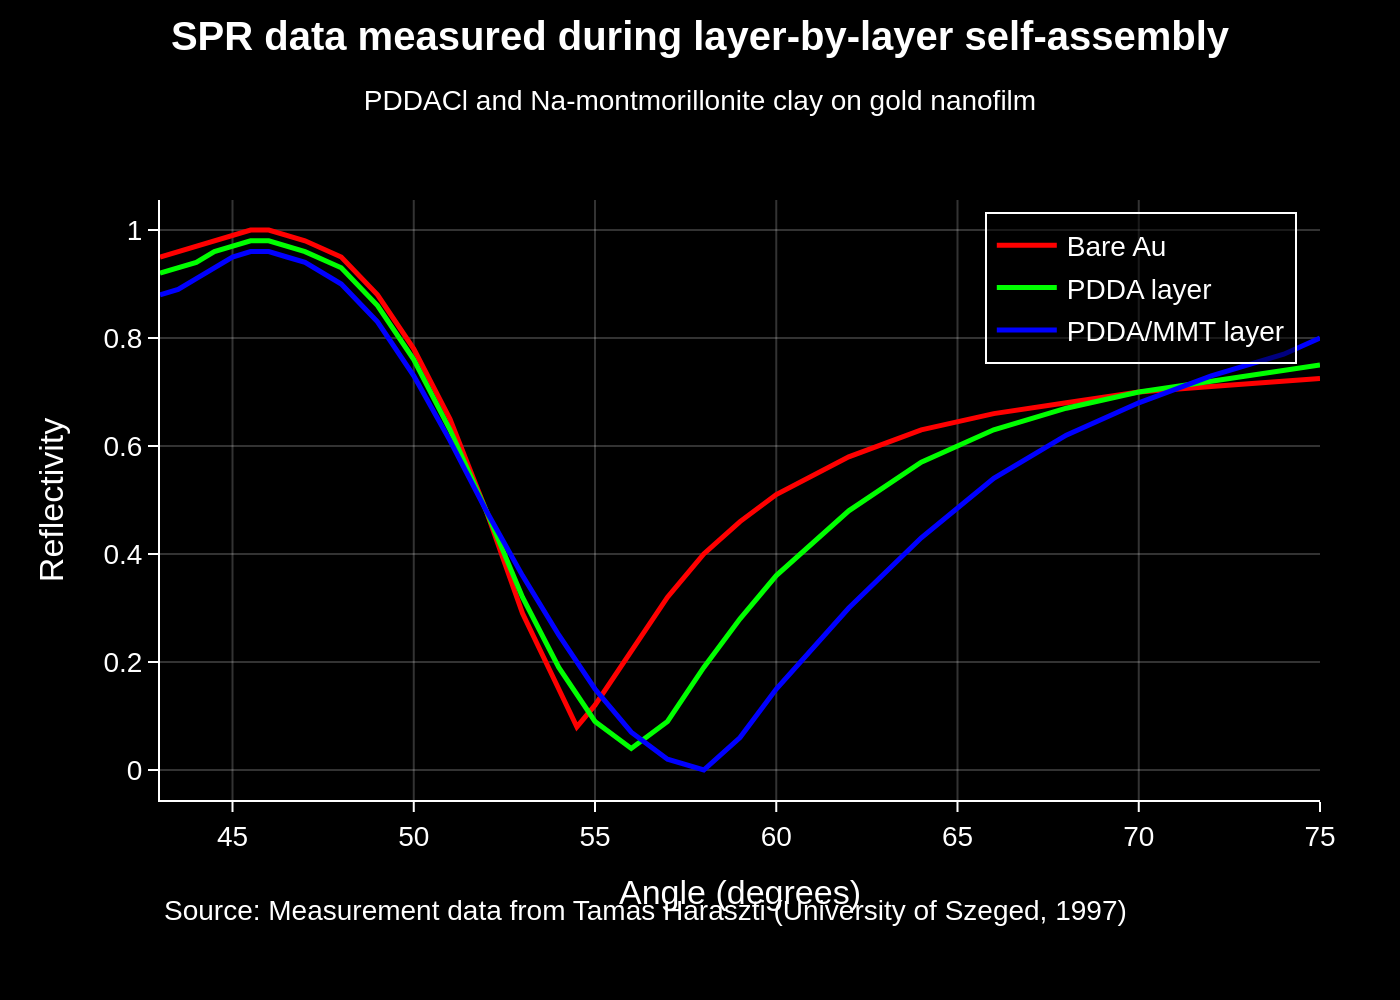

Here is the Python script that generated this plot:
import sys
import os
import json
import plotly.graph_objects as go

if len(sys.argv) != 2:
    print("Usage: python create_chart.py <path_to_json_file>")
    sys.exit(1)

json_path = sys.argv[1]

if not os.path.exists(json_path):
    print(f"Error: JSON file not found at {json_path}")
    sys.exit(1)

with open(json_path, 'r', encoding='utf-8') as f:
    chart_info = json.load(f)

chart_data = chart_info.get('chart_data', [])
texts = chart_info.get('texts', {})
colors = chart_info.get('colors', [])

fig = go.Figure()

for i, series in enumerate(chart_data):
    fig.add_trace(go.Scatter(
        x=series.get('x'),
        y=series.get('y'),
        name=series.get('name'),
        mode='lines',
        line=dict(color=colors[i % len(colors)], width=2.5)
    ))

title_text = f"<b>{texts.get('title', '')}</b>"
if texts.get('subtitle'):
    title_text += f"<br><sub>{texts.get('subtitle')}</sub>"

source_text = texts.get('source')
if source_text:
    fig.add_annotation(
        text=source_text,
        align='left',
        showarrow=False,
        xref='paper',
        yref='paper',
        x=0,
        y=-0.15,
        xanchor='left',
        yanchor='top'
    )

fig.update_layout(
    title_text=title_text,
    title_x=0.5,
    title_y=0.95,
    xaxis_title=texts.get('x_axis_title'),
    yaxis_title=texts.get('y_axis_title'),
    plot_bgcolor='black',
    paper_bgcolor='black',
    font=dict(
        family="Arial",
        size=14,
        color="white"
    ),
    legend=dict(
        x=0.98,
        y=0.98,
        xanchor='right',
        yanchor='top',
        font=dict(color='white'),
        bgcolor='rgba(0,0,0,0.5)',
        bordercolor='white',
        borderwidth=1
    ),
    xaxis=dict(
        gridcolor='rgba(255, 255, 255, 0.2)',
        zeroline=False,
        linecolor='white',
        ticks='outside',
        tickcolor='white'
    ),
    yaxis=dict(
        gridcolor='rgba(255, 255, 255, 0.2)',
        zeroline=False,
        linecolor='white',
        ticks='outside',
        tickcolor='white'
    ),
    margin=dict(t=100, b=100, l=80, r=40)
)

base_filename = os.path.splitext(os.path.basename(json_path))[0]
output_filename = f"{base_filename}.png"

try:
    fig.write_image(output_filename, scale=2)
    print(f"Chart successfully saved to {output_filename}")
except Exception as e:
    print(f"Error saving image: {e}")
    print("Please ensure you have 'kaleido' installed (`pip install kaleido`)")
    sys.exit(1)
